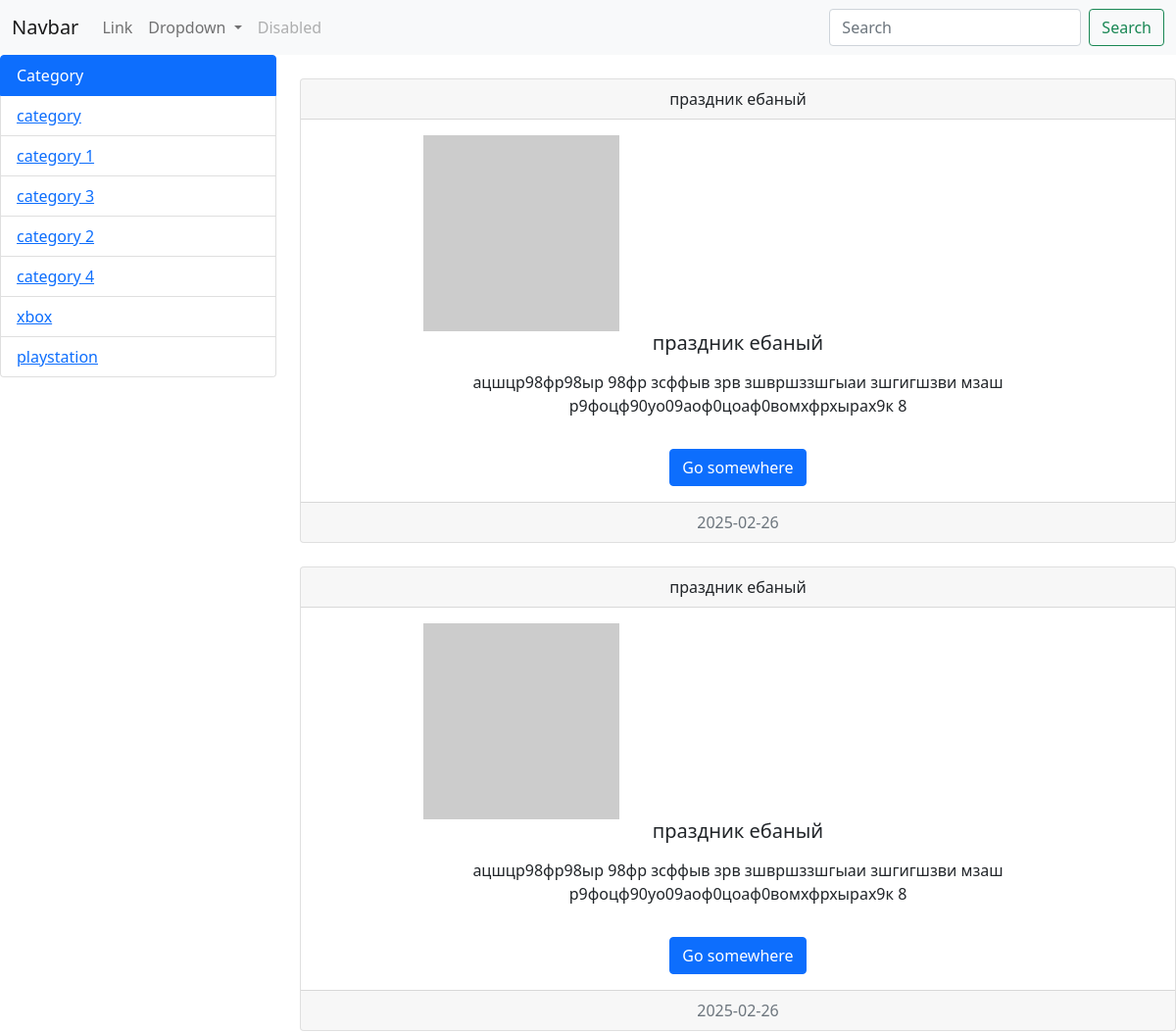
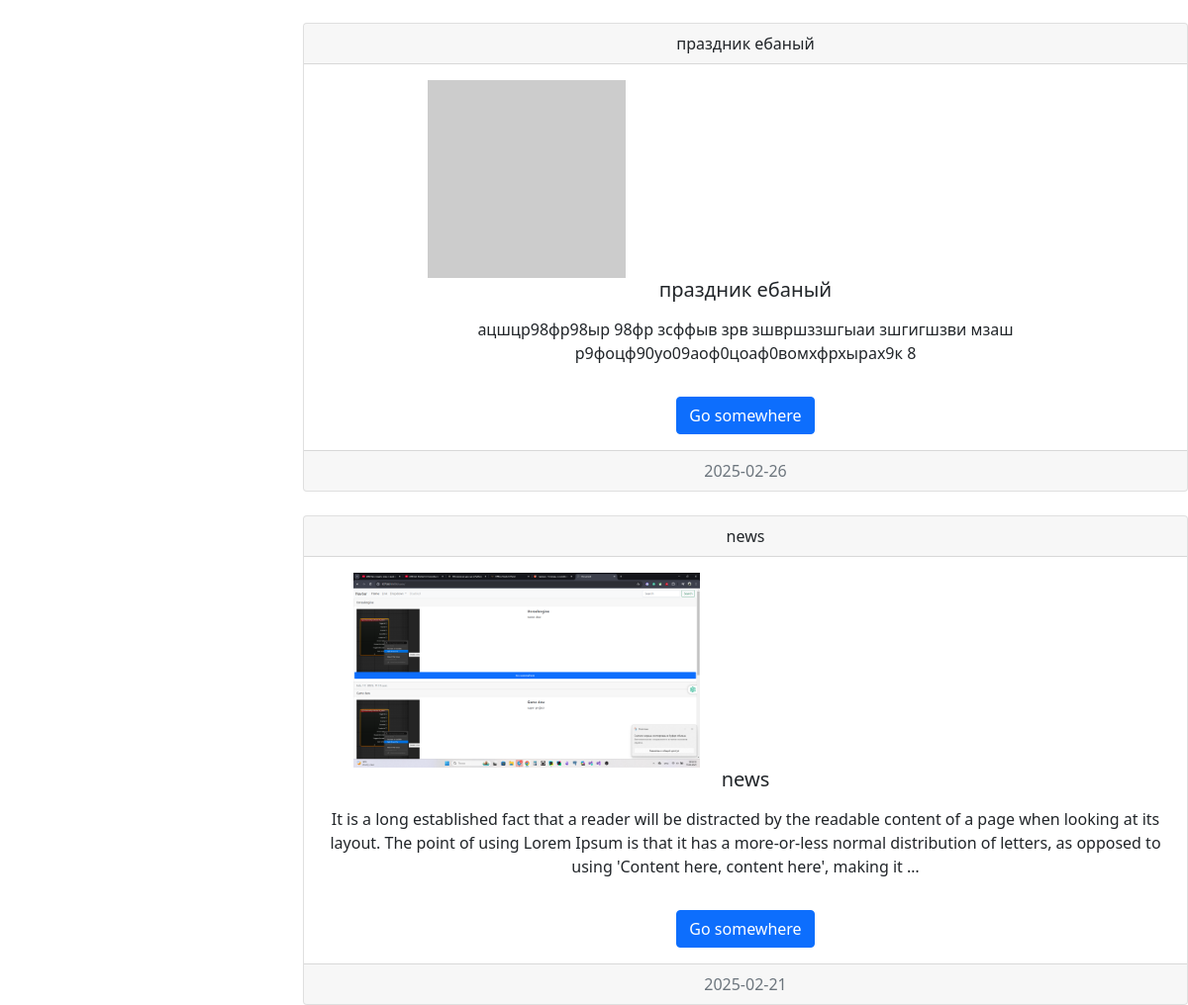
The app's page /category/2/ with its own data (2 pictures, top to bottom).
### configapp/models.py (models this page shows, shortened)
class Categories(models.Model):
    title = models.CharField(max_length=50)

class News(models.Model):
    title = models.CharField(max_length=50, verbose_name='news')
    context = models.TextField(blank=True)
    created_ed = models.DateTimeField(auto_now_add=True)
    updated_ed = models.DateTimeField(auto_now=True)
    category = models.ForeignKey(Categories, on_delete=models.CASCADE,related_name='getn')
    photo = models.ImageField(upload_to='photos/%Y/%m/%d/')
    is_bool = models.BooleanField(default=True)
    viesws = models.IntegerField(default=0)
    class Meta:
        verbose_name = "NEW"
        verbose_name_plural = "NEWS"
        ordering = ['-created_ed']

### configapp/views.py (the view)
# urls.py: path('category/<int:category_id>/', category_news, name='category_news'),  # Переименовали функцию
def category_news(request, category_id):
    news = News.objects.filter(category_id=category_id)
    categories = Categories.objects.all()
    context = {
        "news": news,
        "categories": categories
    }
    return render(request, 'categories.html', context=context)

### configapp/templates/categories.html (shortened to what this page needs)
<!DOCTYPE html>
<html lang="en">
<head>
    <link href="https://cdn.jsdelivr.net/npm/bootstrap@5.0.2/dist/css/bootstrap.min.css" rel="stylesheet"
>
</head>
<body>
<nav class="navbar navbar-expand-lg navbar-light bg-light">
  <div class="container-fluid">
    <a class="navbar-brand" href="#">Navbar</a>
    <div class="collapse navbar-collapse" id="navbarSupportedContent">
      <ul class="navbar-nav me-auto mb-2 mb-lg-0">
        <li class="nav-item">
          <a class="nav-link" href="{%url 'home'%}">Link</a>
        </li>
        <li class="nav-item dropdown">
          <a class="nav-link dropdown-toggle" href="#" id="navbarDropdown" role="button" data-bs-toggle="dropdown"
             aria-expanded="false">
            Dropdown
          </a>
        </li>
        <li class="nav-item">
          <a class="nav-link disabled" href="#" tabindex="-1" aria-disabled="true">Disabled</a>
        </li>
      </ul>
      <form class="d-flex">
        <input class="form-control me-2" type="search" placeholder="Search" aria-label="Search">
        <button class="btn btn-outline-success" type="submit">Search</button>
      </form>
    </div>
  </div>
</nav>
<div class="row">
  <div class="col-3">
    <ul class="list-group">
        <li class="list-group-item active" aria-current="true">Category</li>
        {% for item in categories %}
        <li class="list-group-item">
    <a href="{% url 'category_news' item.id %}">{{ item.title }}</a>
       </li>
      {% endfor %}
    </ul>
  </div>
  <div class="col-9">
    {% for item in news %}
    <div class="card text-center mt-4">
      <div class="card-header">
        {{ item.title }}
      </div>
      <div class="card-body">
        <div class="row">
          <div class="col-6">
            {% if item.photo %}
              <img src="{{ item.photo.url }}" alt="" width="350">
            {% else %}
              <img src="https://picsum.photos/200" alt="">
            {% endif %}
          </div>
        </div>
        <h5 class="card-title">{{item.title}}</h5>
        <p class="card-text">{{item.context |safe|linebreaks|truncatewords:50}}</p>
        <a href="{%url 'new_about' item.pk%" class="btn btn-primary mt-3">Go somewhere</a>
      </div>
      <div class="card-footer text-muted">
        {{ item.created_ed|date:"Y-m-d" }}
      </div>
    </div>
  </div>
</div>
</body>
</html>

### records on screen
Categories: title "category"
Categories: title "category 1"
Categories: title "category 3"
Categories: title "category 2"
Categories: title "category 4"
Categories: title "xbox"
Categories: title "playstation"
News: title "праздник ебаный", context "ацшцр98фр98ыр 98фр зсффыв зрв зшвршззшгыаи зшгигшзви мзаш р9фоцф90уо09аоф0цоаф0вомхфрхырах9к 8", created_ed "2025-02-26"
News: title "праздник ебаный", context "ацшцр98фр98ыр 98фр зсффыв зрв зшвршззшгыаи зшгигшзви мзаш р9фоцф90уо09аоф0цоаф0вомхфрхырах9к 8", created_ed "2025-02-26"
News: title "праздник ебаный", context "ацшцр98фр98ыр 98фр зсффыв зрв зшвршззшгыаи зшгигшзви мзаш р9фоцф90уо09аоф0цоаф0вомхфрхырах9к 8", created_ed "2025-02-26"
News: title "news", photo (picture), context "It is a long established fact that a reader will be distracted by the readable content of a page when looking at its layout. The point of using Lorem Ipsum is that it has a more-or-less normal distribution of letters, as opposed to using 'Content here, content here', making it …", created_ed "2025-02-21"
